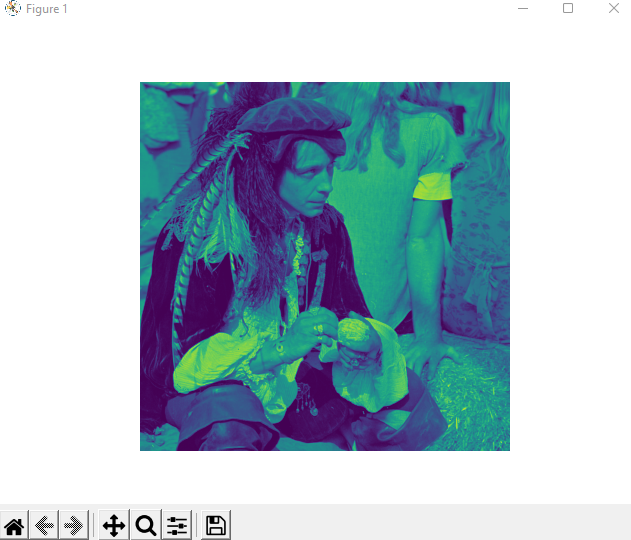

Here is the Python script that generated this plot:
import numpy as np
import matplotlib.pyplot as plt
img1=plt.imread('D:\\DIP\\Dataset\\misc\\5.3.01.tiff')
plt.imshow(img1)
plt.axis('off')
plt.show()
